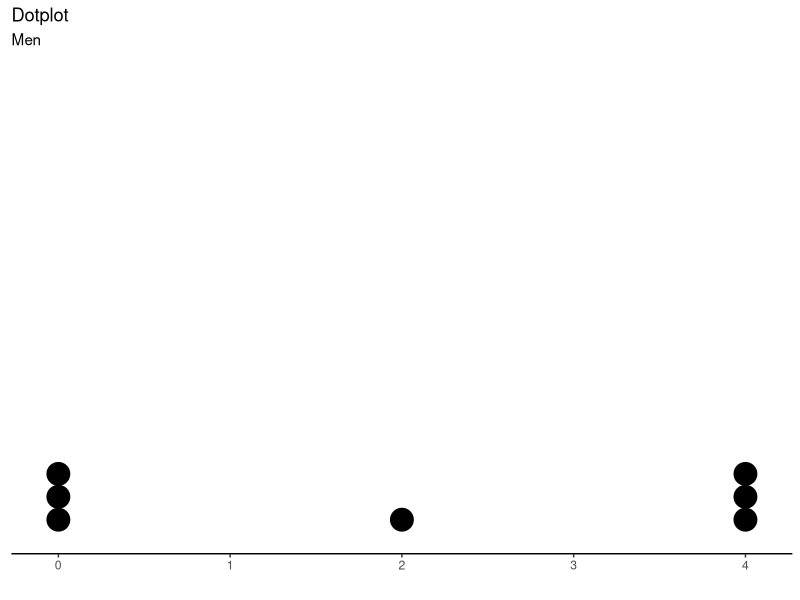
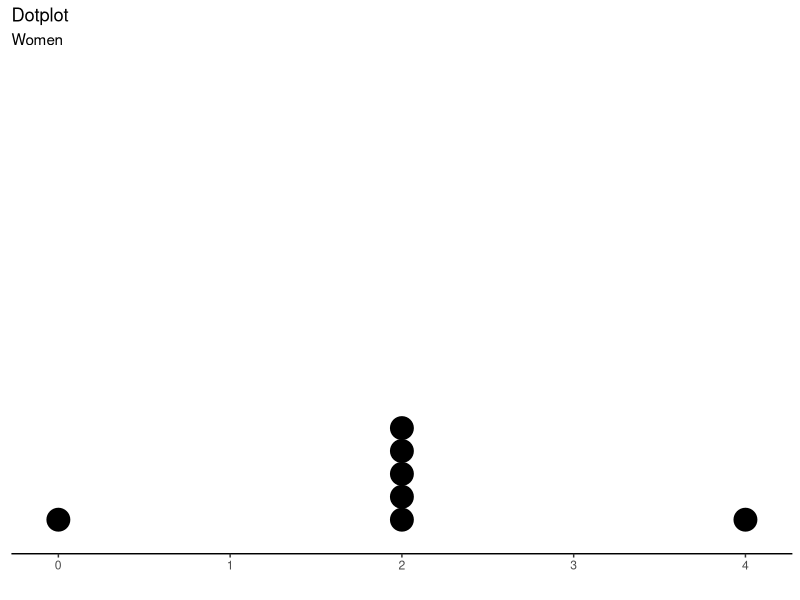

Source code (R) for these figures, in order:
#############################################################
## R code to reproduce statistical analysis in the textbook:
## Agresti, Franklin, Klingenberg
## Statistics: The Art & Science of Learning from Data
## 5th Edition, Pearson 2021
## Web: ArtofStat.com
## Copyright: Bernhard Klingenberg
############################################################

###################
###  Chapter 2  ###
###  Example 12 ###
###################

#########################
## Standard Deviation  ##
#########################

# Read in values:
men <- c(0, 0, 0, 2, 4, 4, 4)
women <- c(0, 2, 2, 2, 2, 2, 4)

# Dotplot for values for men
library(ggplot2)
ggplot(data.frame(men), aes(x = men)) + 
  geom_dotplot() +
  labs(x = '',
       title = 'Dotplot', subtitle = 'Men') +
  theme_classic() +
  theme(axis.line.y=element_blank(),
        axis.text.y=element_blank(),
        axis.ticks.y=element_blank(),
        axis.title.y=element_blank()
  )

# Dotplot for values for women
ggplot(data.frame(women), aes(x = women)) + 
  geom_dotplot() +
  labs(x = '',
       title = 'Dotplot', subtitle = 'Women') +
  theme_classic() +
  theme(axis.line.y=element_blank(),
        axis.text.y=element_blank(),
        axis.ticks.y=element_blank(),
        axis.title.y=element_blank()
  )

# To find the Standard Deviation
sd(men)
sd(women)

